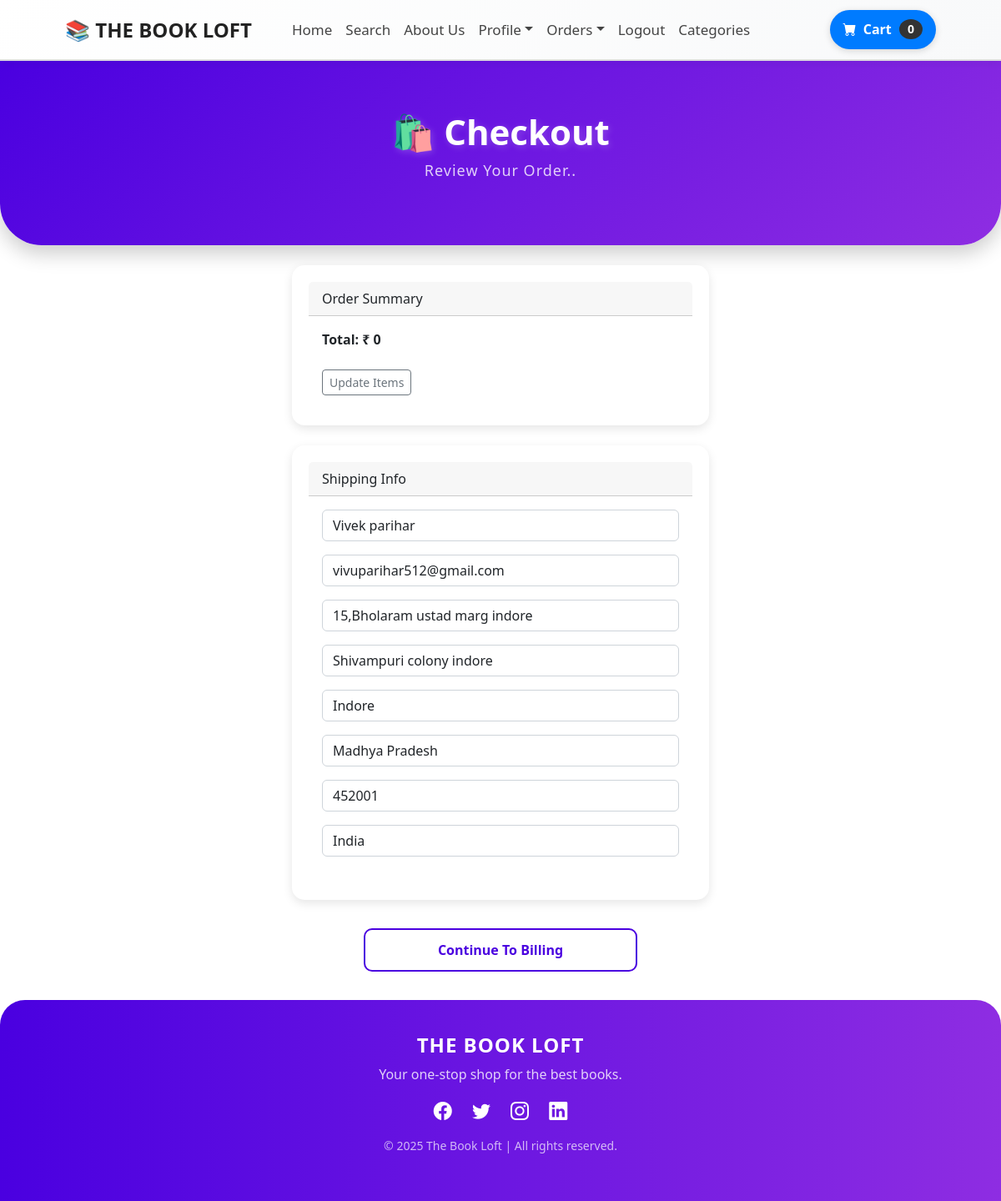
/payment/checkout/ (signed in), run on the app's committed database.
### payment/models.py (models this page shows)
class ShippingAddress(models.Model):
    user = models.ForeignKey(User, on_delete=models.CASCADE, null=True, blank=True)
    shipping_full_name = models.CharField(max_length=255)
    shipping_email = models.CharField(max_length=255)
    shipping_address1 = models.CharField(max_length=255)
    shipping_address2 = models.CharField(max_length=255, null=True, blank=True)
    shipping_city = models.CharField(max_length=255)
    shipping_state = models.CharField(max_length=255, null=True, blank=True)
    shipping_zipcode = models.CharField(max_length=255, null=True, blank=True)
    shipping_country = models.CharField(max_length=255)

### payment/views.py (the view)
# urls.py: path('checkout/', views.checkout, name='checkout'),
def checkout(request):
    cart = Cart(request)
    cart_products = cart.get_prods
    quantities = cart.get_quants
    totals = cart.cart_total()
    shipping_user = None  # Initialize shipping_user
    if request.user.is_authenticated:
        try:
            shipping_user = ShippingAddress.objects.get(user__id=request.user.id)
        except ShippingAddress.DoesNotExist:
            shipping_user = None  # If no shipping address exists
        shipping_form = ShippingForm(request.POST or None, instance=shipping_user)
    else:
        shipping_form = ShippingForm(request.POST or None)
    return render(
        request,
        "payment/checkout.html",
        {"cart_products": cart_products, "quantities": quantities, "totals": totals, "shipping_form": shipping_form}
    )

### cart/cart.py (called while the page is built, shortened)
    def cart_total(self):
       product_ids = self.cart.keys()
       products = Product.objects.filter(id__in=product_ids)
       quantities = self.cart
       total = 0
       return total  # Return the total AFTER processing all items (outside the loop)

    def __len__(self):
        return len(self.cart)

    def get_prods(self):
        product_ids = self.cart.keys()
        products = Product.objects.filter(id__in=product_ids)
        return products

### cart/context_processors.py (called while the page is built)
def cart(request):
    return {'cart': Cart(request)}

### payment/templates/payment/checkout.html (shortened to what this page needs)
{% extends 'base.html' %}
{% block content %}
<header class="cart-header">
    <div class="container">
        <div class="text-center">
            <h1 class="cart-title">🛍️ Checkout</h1>
            <p class="cart-subtitle">Review Your Order..</p>
        </div>
    </div>
</header>
<br/>
<div class="container">
    <div class="row justify-content-center">
        <div class="col-md-6">
            <div class="card order-summary">
                <div class="card-header">
                    Order Summary
                </div>
                <div class="card-body">
                    <strong>Total: ₹ {{ totals }}</strong>
                    <br/><br/>
                    <a href="{% url 'cart_summary' %}" class="btn btn-sm btn-outline-secondary">Update Items</a>
                </div>
            </div>
            <br/>
            <div class="card shipping-info">
                <div class="card-header">
                    Shipping Info
                </div>
                <div class="card-body">
                    <form method="POST" action="{% url 'billing_info' %}">
                    {{ shipping_form.as_p }}
                </div>
            </div>
            <br/>
            <button type="submit" class="billing-btn">Continue To Billing</button>
            <br/>
        </div>
    </div>
</div>
{% endblock %}

### payment/templates/payment/checkout.html (style rules this page uses)
.cart-header { background: linear-gradient(135deg, #4A00E0, #8E2DE2); padding: 60px 0; text-align: center; border-radius: 0 0 50px 50px; box-shadow: 0 10px 25px rgba(0, 0, 0, 0.2); }
.cart-title { font-size: 42px; font-weight: bold; color: white; text-shadow: 2px 2px 8px rgba(255, 255, 255, 0.2); }
.cart-subtitle { font-size: 18px; color: rgba(255, 255, 255, 0.8); font-weight: 300; letter-spacing: 1px; }
.card { background: #fff; border-radius: 15px; box-shadow: 0 4px 12px rgba(0, 0, 0, 0.1); transition: all 0.3s ease-in-out; padding: 20px; border: none; width: 100%; }
.order-summary, .shipping-info { max-width: 500px; margin: auto; }
.billing-btn { background: transparent; color: #4A00E0; font-weight: bold; padding: 12px 20px; border-radius: 10px; display: block; text-align: center; width: 60%; font-size: 16px; margin: 10px auto; text-decoration: none; transition: all 0.3s ease-in-out; border: 2px solid #4A00E0; }

### data on the page
ShippingAddress: shipping_full_name "Vivek parihar", shipping_email "vivuparihar512@gmail.com", shipping_address1 "15,Bholaram ustad marg indore", shipping_address2 "Shivampuri colony indore", shipping_city "Indore", shipping_state "Madhya Pradesh", shipping_zipcode "452001", shipping_country "India"

### other printed values
{{ cart|length }} "0"
{{ totals }} "0"
